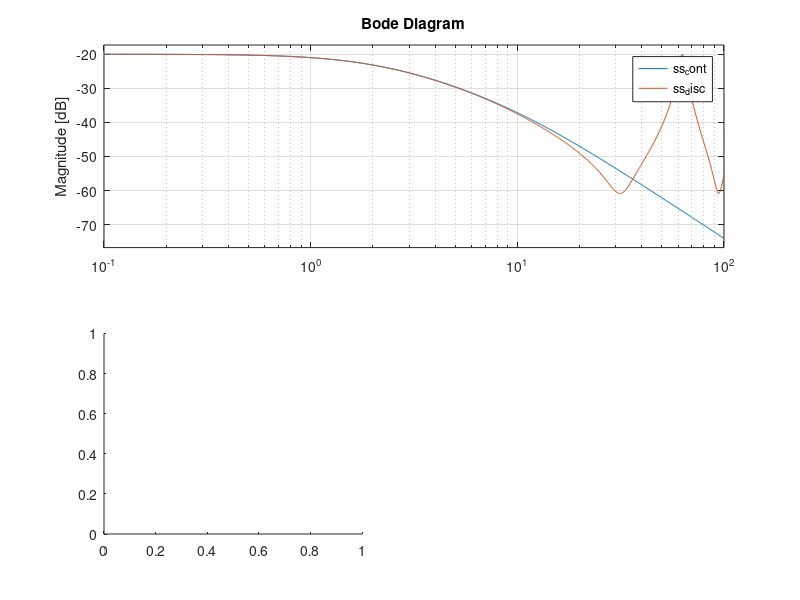

This chart was generated by the following MATLAB code: (Note: this script raises an error after producing the figure.)
% MATLAB Control Toolbox 深度使用演示脚本
% 演示控制系统的建模、分析和设计功能
% 版本：1.0
% 日期：2025-12-23

%% 1. 控制系统建模
clear;
clc;
close all;

% 直流电机模型参数
J = 0.01;      % 转动惯量 (kg·m²)
B = 0.1;       % 阻尼系数 (N·m·s/rad)
K = 0.01;      % 电机常数 (V·s/rad)
R = 1;         % 电阻 (Ω)
L = 0.5;       % 电感 (H)

% 连续状态空间模型
A = [ -B/J   K/J     ;
      -K/L  -R/L     ];
B = [ 0      ;
      1/L    ];
C = [ 1  0   ];
D = 0;

ss_cont = ss(A, B, C, D);

% 离散化模型 (Ts = 0.1s)
Ts = 0.1;
ss_disc = c2d(ss_cont, Ts, 'zoh');

%% 2. 控制系统分析
figure;

% 阶跃响应分析
subplot(2, 2, 1);
step(ss_cont, ss_disc);
title('阶跃响应对比');
legend('连续系统', '离散系统');
grid on;

% 伯德图分析
subplot(2, 2, 2);
bode(ss_cont, ss_disc);
title('伯德图对比');
legend('连续系统', '离散系统');
grid on;

% 根轨迹分析
subplot(2, 2, 3);
rltitle('连续系统根轨迹');
rgrid;
grid on;

% 奈奎斯特图分析
subplot(2, 2, 4);
nyquist(ss_cont);
title('连续系统奈奎斯特图');
grid on;

%% 3. PID控制器设计与整定
% 使用Ziegler-Nichols方法整定PID参数
[Ku, Pu] = margin(ss_cont); % 获取临界增益和周期

% 计算PID参数
Kp = 0.6 * Ku;
Ti = Pu / 2;
Td = Pu / 8;

% 创建PID控制器
pid_controller = pid(Kp, Ti, Td);

% 闭环系统
cl_system = feedback(pid_controller * ss_cont, 1);

% 仿真结果
figure;
step(cl_system);
title('PID控制闭环阶跃响应');
grid on;

%% 4. 系统性能指标计算
[y, t] = step(cl_system);

% 上升时间 (从10%到90%的时间)
[y_max, idx_max] = max(y);
y_ss = y(end);
t_r = t(find(y >= 0.9*y_ss, 1)) - t(find(y >= 0.1*y_ss, 1));

% 超调量
overshoot = (y_max - y_ss) / y_ss * 100;

% 调节时间 (2%误差带)
t_settle = t(find(abs(y - y_ss) <= 0.02*y_ss, 1, 'last'));

% 稳态误差
e_ss = 1 - y_ss;

% 显示性能指标
fprintf('系统性能指标：\n');
fprintf('上升时间：%.4f s\n', t_r);
fprintf('超调量：%.2f%%\n', overshoot);
fprintf('调节时间：%.4f s\n', t_settle);
fprintf('稳态误差：%.4f\n', e_ss);

%% 5. 控制系统优化
% 使用sisotool进行交互式设计
sisotool(ss_cont);

%% 6. 结果保存
save('control_toolbox_demo_results.mat', 'ss_cont', 'ss_disc', 'pid_controller', 'cl_system', 't_r', 'overshoot', 't_settle', 'e_ss');

fprintf('\nMATLAB Control Toolbox 演示完成！\n');
fprintf('结果已保存到 control_toolbox_demo_results.mat\n');